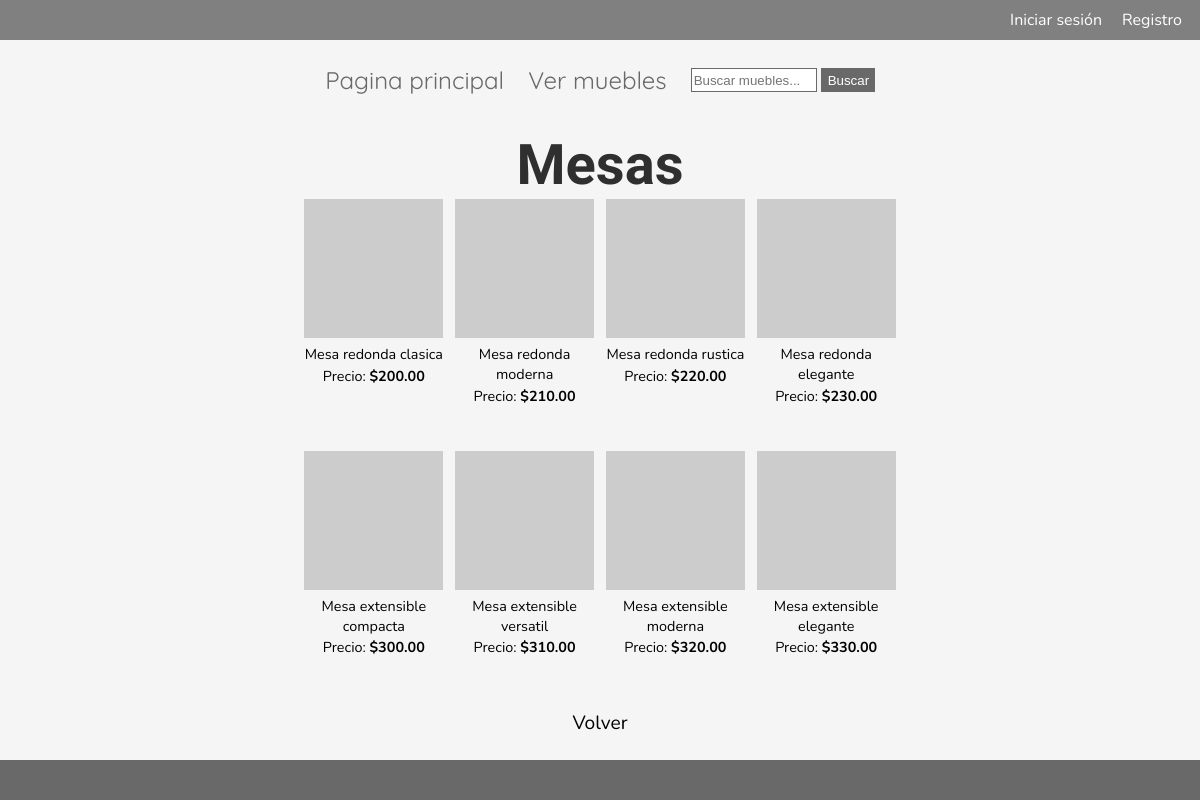
Page /categorias/Mesas/ on the committed database.
### muebles/models.py (models this page shows, shortened)
class Categoria(models.Model):
    nombre = models.CharField(max_length=100, unique=True)
    descripcion = models.TextField(blank=True, null=True)

class Producto(models.Model):
    nombre = models.CharField(max_length=100)
    precio = models.DecimalField(max_digits=10, decimal_places=2)
    imagen = models.URLField(blank=True, null=True)
    descripcion = models.TextField(blank=True, null=True)
    dimensiones = models.CharField(max_length=100, blank=True, null=True)
    categoria = models.ForeignKey(Categoria, on_delete=models.CASCADE, related_name="productos")

### muebles/views.py (the view)
# urls.py: path('categorias/<str:categoria>/', views.listar_muebles_por_categoria, name='listar_muebles_por_categoria'),
def listar_muebles_por_categoria(request, categoria):
    categoria_obj = Categoria.objects.filter(nombre=categoria).first()
    if not categoria_obj:
        return HttpResponse("Categoría no encontrada", status=404)
    muebles = Producto.objects.filter(categoria=categoria_obj)
    return render(request, 'muebles_categorias.html', {'categoria': categoria, 'muebles': muebles})

### templates/muebles_categorias.html
{% extends 'base.html' %}
{% block content %}
    <section id="contenido-muebles-categoria">
        <h1>{{ categoria|safe }}</h1>
        <div id="muebles">
            {% for mueble in muebles %}
            <div class="mueble">
                <a href="{% url 'detalle_mueble_por_categoria' categoria mueble.nombre %}">
                    <img src="{{ mueble.imagen }}" alt="{{ mueble.nombre|safe }}" width="100%">
                    <p>{{ mueble.nombre|safe }}</p>
                    <p>Precio: <strong>${{ mueble.precio }}</strong></p>
                </a>
            </div>
            {% endfor %}
        </div>
        <a href="{% url 'listar_categorias' %}" id="volver">Volver</a>
    </section>
{% endblock %}

### static/custom.css (style rules this page uses)
html, * { margin: unset; }

### rows in the picture
Categoria: nombre "Mesas"
Producto: nombre "Mesa redonda clasica", precio "200.00"
Producto: nombre "Mesa redonda moderna", precio "210.00"
Producto: nombre "Mesa redonda rustica", precio "220.00"
Producto: nombre "Mesa redonda elegante", precio "230.00"
Producto: nombre "Mesa extensible compacta", precio "300.00"
Producto: nombre "Mesa extensible versatil", precio "310.00"
Producto: nombre "Mesa extensible moderna", precio "320.00"
Producto: nombre "Mesa extensible elegante", precio "330.00"
